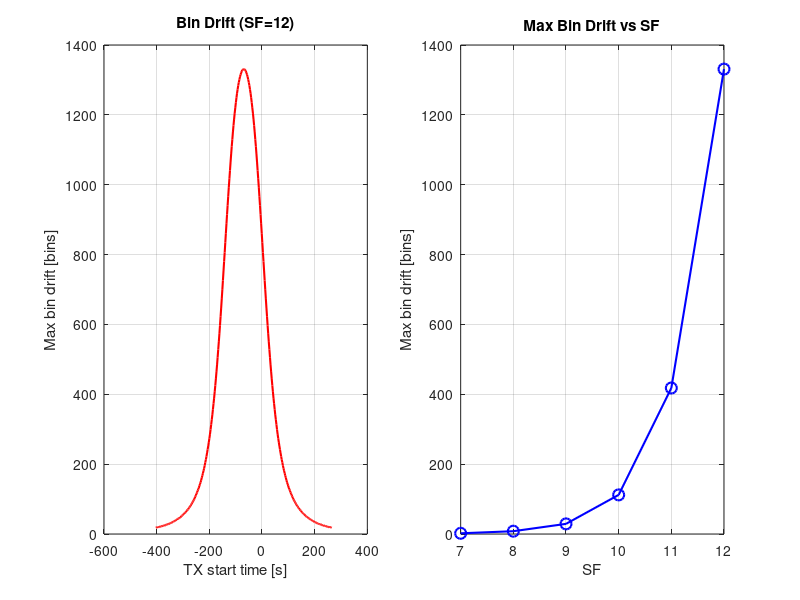

The MATLAB source for this figure:
%ドップラーシフトによってどれだけビンがずれるか、周波数オフセットに影響が出るか
%100kHz2^SF分割したときの、1ビンあたりの周波数から、シフトによってどれだけビンがずれるかを算出する

clear; 
close all; 
clc;

SF_list = [7, 8, 9, 10, 11, 12];

n_bit  = 10;
h       = 540e3;
v_sat   = 7600;
f_c     = 920e6;
c_light = 3e8;
El_min  = 10;
t_max = h / (v_sat * tand(El_min));

SF     = 12;
M      = 2^SF;
BW     = 100e3;
df     = BW / M;
T_slot = M / BW;
C      = 3 * 2^n_bit + 303;
T_cw   = (C - 1) * T_slot;
fd     = @(t) -(f_c/c_light) .* v_sat^2 .* t ./ sqrt(h^2 + (v_sat.*t).^2);

fprintf('C = %d slots\n', C);
fprintf('T_cw = %.1f s\n', T_cw);
fprintf('T_pass = %.1f s\n', 2*t_max);

pulse_slots = round(linspace(0, C-1, 9));
t_starts    = linspace(-t_max, t_max - T_cw, 300);

req_jt = zeros(1, length(t_starts));
for k = 1:length(t_starts)
    t_p        = t_starts(k) + pulse_slots * T_slot;
    bins       = round(fd(t_p) / df);
    req_jt(k)  = max(bins) - min(bins);
end

fprintf('Max bin drift = %d bins\n', max(req_jt));

max_drift = zeros(1, length(SF_list));
for si = 1:length(SF_list)
    sf     = SF_list(si);
    m      = 2^sf;
    df_sf  = BW / m;
    ts     = m / BW;
    c      = 3 * 2^n_bit + 303;
    tcw    = (c - 1) * ts;
    ps     = round(linspace(0, c-1, 9));
    ts_vec = linspace(-t_max, t_max - tcw, 300);
    md     = 0;
    for k = 1:length(ts_vec)
        t_p  = ts_vec(k) + ps * ts;
        bins = round(fd(t_p) / df_sf);
        md   = max(md, max(bins) - min(bins));
    end
    max_drift(si) = md;
end

t_pass = linspace(-t_max, t_max, 500);

figure('Position', [100 100 1000 400]);

subplot(1,2,1);
plot(t_starts, req_jt, 'r-', 'LineWidth', 1.5);
xlabel('TX start time [s]');
ylabel('Max bin drift [bins]');
title(sprintf('Bin Drift (SF=12)'));
grid on;

subplot(1,2,2);
plot(SF_list, max_drift, 'bo-', 'LineWidth', 1.5, 'MarkerSize', 8);
xlabel('SF');
ylabel('Max bin drift [bins]');
title('Max Bin Drift vs SF');
grid on;
